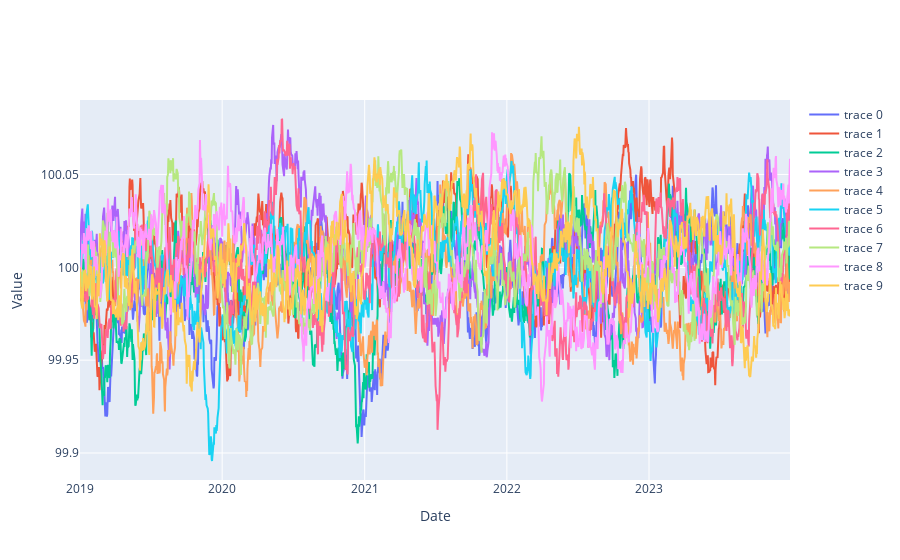

The notebook cell this image was saved under:
### Markdown cell above
The goal of this part is to see wether an RL agent can an optimal trading rule using a simple mean reverting residual process

### Code cell
mu=100
sigma = 30
train, test = dat.build_simulated_train_test(N=10,mu=mu,sigma=sigma)
u.plot_plotly_multiple(train)

### Figure 1 — Plotly figure (JSON) as saved in the notebook; plotly's stock layout.template omitted (floating-point values rounded to 4 significant figures; data arrays with more than 128 entries replaced by an {"elided": "..."} marker saying what was removed)
{"data": [{"mode": "lines", "type": "scatter", "x": {"elided": "1304 str values"}, "y": {"elided": "1304 float values"}}, {"mode": "lines", "type": "scatter", "x": {"elided": "1304 str values"}, "y": {"elided": "1304 float values"}}, {"mode": "lines", "type": "scatter", "x": {"elided": "1304 str values"}, "y": {"elided": "1304 float values"}}, {"mode": "lines", "type": "scatter", "x": {"elided": "1304 str values"}, "y": {"elided": "1304 float values"}}, {"mode": "lines", "type": "scatter", "x": {"elided": "1304 str values"}, "y": {"elided": "1304 float values"}}, {"mode": "lines", "type": "scatter", "x": {"elided": "1304 str values"}, "y": {"elided": "1304 float values"}}, {"mode": "lines", "type": "scatter", "x": {"elided": "1304 str values"}, "y": {"elided": "1304 float values"}}, {"mode": "lines", "type": "scatter", "x": {"elided": "1304 str values"}, "y": {"elided": "1304 float values"}}, {"mode": "lines", "type": "scatter", "x": {"elided": "1304 str values"}, "y": {"elided": "1304 float values"}}, {"mode": "lines", "type": "scatter", "x": {"elided": "1304 str values"}, "y": {"elided": "1304 float values"}}], "layout": {"xaxis": {"title": {"text": "Date"}}, "yaxis": {"title": {"text": "Value"}}}}
